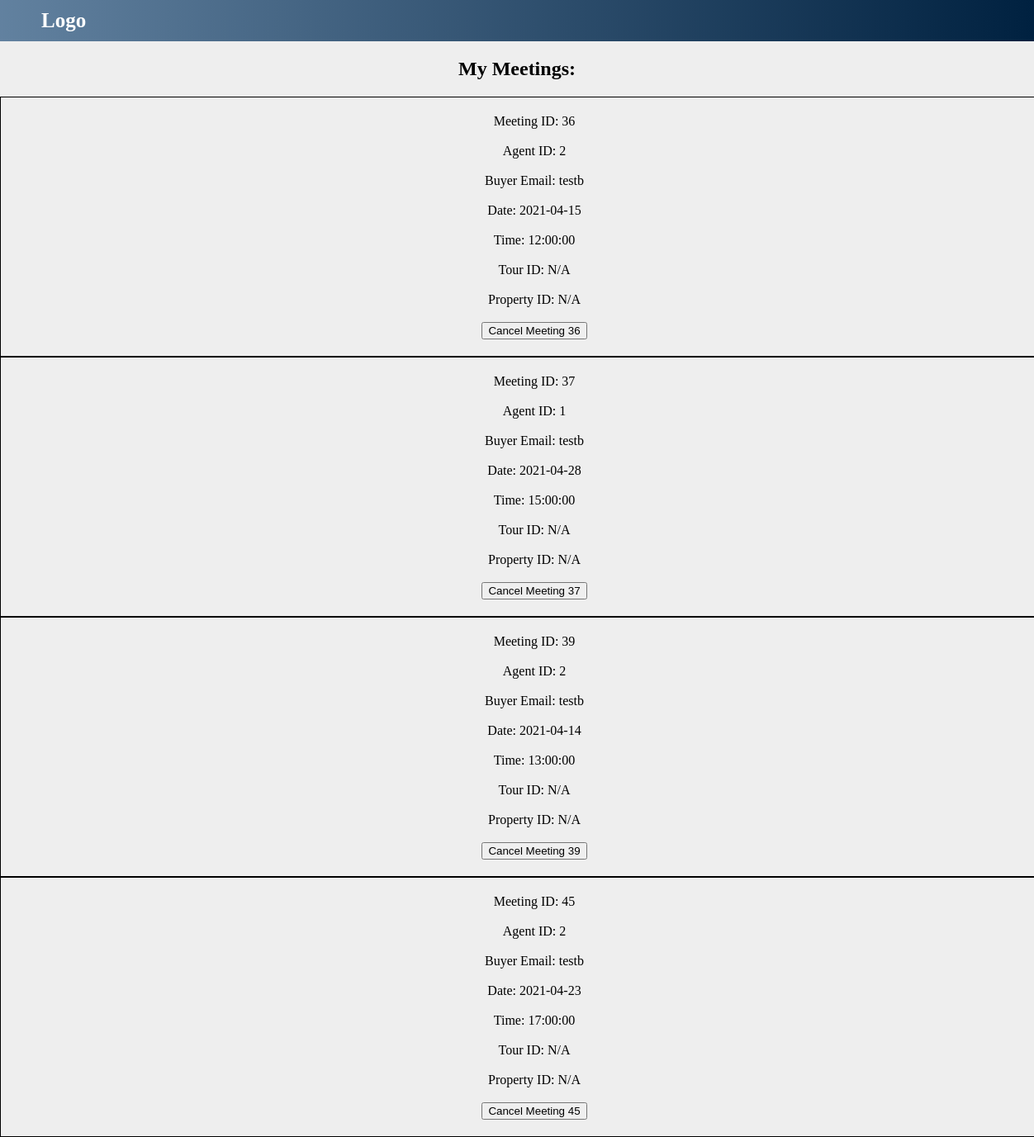
Screenshot of /real-estate-db/viewMeetings.php (signed in) with the database file from the repository.
### tables this page shows
CREATE TABLE `online_meeting` (
  `Meeting_ID` int(11) NOT NULL,
  `Agent_ID` int(11) NOT NULL,
  `Date` date NOT NULL,
  `Time` time NOT NULL,
  `B_Email` varchar(50) NOT NULL,
  `Message` varchar(250) DEFAULT NULL
);

### real-estate-db/functions.php (called while the page is built, shortened)
<?php
function check_login($conn) {
    if (isset($_SESSION['Email'])) {
        $email = $_SESSION['Email'];
        $query = "select * from real_estate_agent where Email = '$email' limit 1";
        $result = mysqli_query($conn, $query);
        $query = "(select * from buyer where Email = '$email') UNION ALL (select * from seller where Email = '$email') limit 1";
        $result = mysqli_query($conn, $query);
        if($result && mysqli_num_rows($result) > 0) {
            $user_data = mysqli_fetch_assoc($result);
            return $user_data;
        }
    }
    die;
}
?>

### real-estate-db/viewMeetings.php (the view, shortened to what this page needs)
<?php
    include("connection.php");
    include("functions.php");
    $user_data = check_login($conn);
?>
<!DOCTYPE html>
<html>
<head>
	<link rel="stylesheet" type="text/css" href="style.css"/>
</head>
<body>
    <div class="grad">
		<h1 class="logo"> Logo </h1>
	</div>
    <div>
		<h2><center>My Meetings:</center></h2>
	</div>
    <form method="post" action="" >
<?php
    $email = $user_data['Email'];
    if ($_SESSION['Account_Type']=="buyer") {
        $query = "select * from online_meeting where B_Email = '$email'";
    } else if ($_SESSION['Account_Type']=="agent") {
        $query = "select Agent_ID from real_estate_agent where Email = '$email'";
        $result = mysqli_query($conn, $query);
        if ($result && mysqli_num_rows($result)>0) {
            $agent_data = mysqli_fetch_assoc($result);
            $agent_id = $agent_data['Agent_ID'];
            $query = "select * from online_meeting where Agent_ID = '$agent_id'";
        } else {
            echo "There was an error";
            die;
        }
    }
    $result = mysqli_query($conn, $query);
    if ($result) {
        if (mysqli_num_rows($result) > 0) {
            while($meet_data = mysqli_fetch_assoc($result)){
                $tour_id = $property_id = "N/A";
                $meet_id = $meet_data['Meeting_ID'];
                ?>
                <div class="meeting_div">
                    Meeting ID: <?php echo $meet_id;?></br></br>
                    Agent ID: <?php echo $meet_data['Agent_ID'];?></br></br>
                    Buyer Email: <?php echo $meet_data['B_Email'];?></br></br>
                    Date: <?php echo $meet_data['Date'];?></br></br>
                    Time: <?php echo $meet_data['Time'];?></br></br>
                    Tour ID: <?php echo $tour_id;?></br></br>
                    Property ID: <?php echo $property_id;?></br></br>
                    <input type="submit" name="cancel" value="<?php echo "Cancel Meeting " . $meet_id;?>">
                </div>
            <?php }
        } else {
            echo "You have no meetings.";
        }
    } else {
        echo "There was an error loading your meetings.";
    }
?>
</body>
</html>

### real-estate-db/style.css (style rules this page uses)
body { background: #eee; }

### real-estate-db/viewMeetings.php (style rules this page uses)
.grad { width: 100%; height: 50px; background-image: linear-gradient(to right, rgba(38,83,126,0.7), rgba(0,33,64,1)); }
body { margin: 0px; padding: 0px; }
.logo { color: #ffffff; font-size: 25px; text-align: left; margin-top: 0px; float: left; margin: 0px; line-height: 50px; padding-left: 50px; }
.meeting_div { float: left; width: 100%; border: 1px solid; padding: 20px 20px; text-align: center; }

### rows the page displays
online_meeting: Meeting_ID "36", Agent_ID "2", B_Email "testb", Date "2021-04-15", Time "12:00:00", tour_id "N/A", property_id "N/A", cancel "Cancel Meeting 36"
online_meeting: Meeting_ID "37", Agent_ID "1", B_Email "testb", Date "2021-04-28", Time "15:00:00", tour_id "N/A", property_id "N/A", cancel "Cancel Meeting 37"
online_meeting: Meeting_ID "39", Agent_ID "2", B_Email "testb", Date "2021-04-14", Time "13:00:00", tour_id "N/A", property_id "N/A", cancel "Cancel Meeting 39"
online_meeting: Meeting_ID "45", Agent_ID "2", B_Email "testb", Date "2021-04-23", Time "17:00:00", tour_id "N/A", property_id "N/A", cancel "Cancel Meeting 45"
